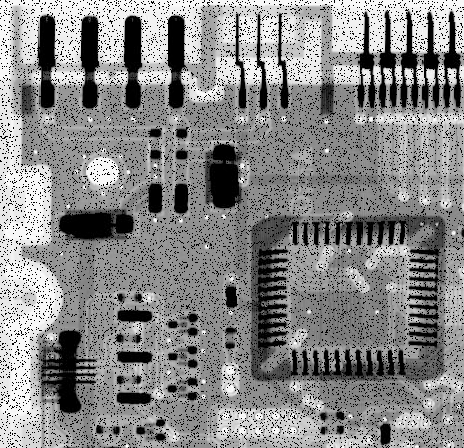
#> input picture CH05/input/Fig0508(a)(circuit-board-pepper-prob-pt1).tif, 464 x 448 px
$ python contraharmonic-filter.py 'input/Fig0508(a)(circuit-board-pepper-prob-pt1).tif'
#> lines starting #> are read from the running program, lines starting #| are printed output that depends on the picture
### CH05/filters.py
import numpy

# [31 lines left out: functions arithmetic_mean_filter, geometric_mean_filter, harmonic_mean_filter, not called in this run]

def contraharmonic_mean_filter(img,w,h,q):
    w2 = w//2
    h2 = h//2
    out = img.copy()
    for i in range(h2,img.shape[0]-h2):
        for j in range(w2,img.shape[1]-w2):
            window = img[i-h2:i+h2+1,j-w2:j+w2+1]
            window[window<1e-9]=1e-9
            out[i,j] = numpy.sum(numpy.power(window,q+1))/(numpy.sum(numpy.power(window,q)))
    return out


# [92 lines left out: functions median_filter, max_filter, min_filter, midpoint_filter, alpha_trimmed_filter, adaptive_median_filter, not called in this run]

### CH05/contraharmonic-filter.py
import skimage
from skimage import io, filters, color
import matplotlib.pyplot as plt
import numpy as np
import math
import sys
import filters as F


def disable_tick(axs):
    for u in range(len(axs)):
        for v in range(len(axs[0])):
            axs[u,v].axes.get_xaxis().set_ticks([])
            axs[u,v].axes.get_yaxis().set_ticks([])

img1 = io.imread("input/"+"Fig0508(a)(circuit-board-pepper-prob-pt1).tif")
#> img1 is the input picture: shape (448, 464); min 0, max 255, mean 135.7
img1 = skimage.img_as_float(img1)
img2 = io.imread("input/"+"Fig0508(b)(circuit-board-salt-prob-pt1).tif")
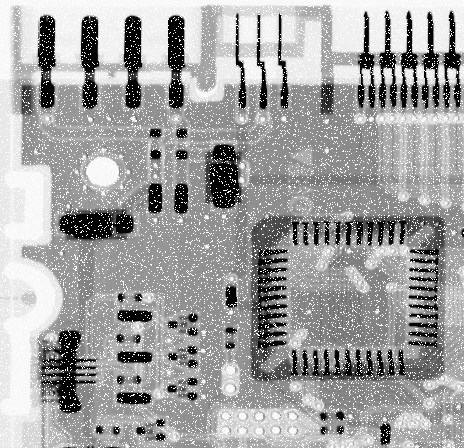
#> input picture CH05/input/Fig0508(b)(circuit-board-salt-prob-pt1).tif, 464 x 448 px
#> img2 is the input picture: shape (448, 464); min 0, max 255, mean 161.2
img2 = skimage.img_as_float(img2)


f,axs = plt.subplots(2,2,figsize=(12,9))
disable_tick(axs)

axs[0,0].imshow(img1,cmap="gray")
axs[0,0].set_title("pepper noise p=0.1")

axs[0,1].imshow(img2,cmap="gray")
axs[0,1].set_title("salt noise p=0.1")

img3 = F.contraharmonic_mean_filter(img1,3,3,1.5)
#> after the loop in contraharmonic_mean_filter, `for i in range(h2,img.shape[0]-h2):`:
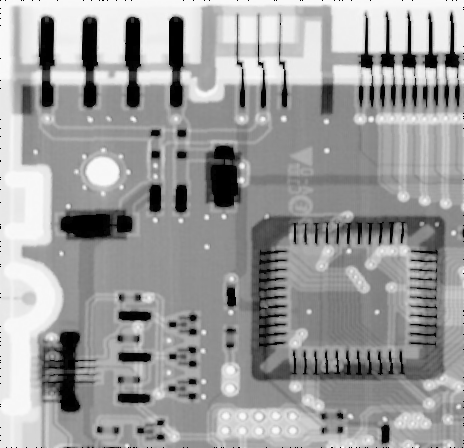
#> out: shape (448, 464) float64; min 0, max 1, mean 0.613
#> img1: shape (448, 464) float64; min 1e-09, max 1, mean 0.532
axs[1,0].imshow(img3,cmap="gray")
axs[1,0].set_title("a & contraharmonic Q=1.5")

img4 = F.contraharmonic_mean_filter(img2,3,3,-1.5)
#> call 2 of contraharmonic_mean_filter, with w = 3, h = 3, q = -1.5
#> after the loop in contraharmonic_mean_filter (call 2), `for i in range(h2,img.shape[0]-h2):`:
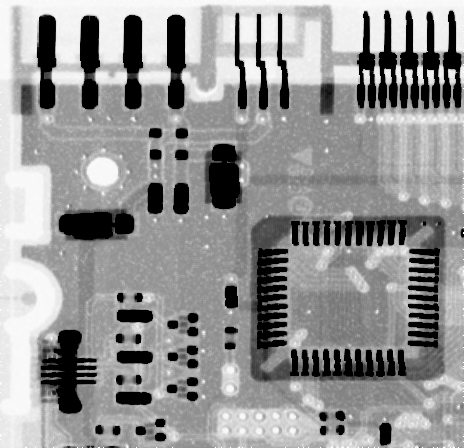
#> out: shape (448, 464) float64; min 0, max 1, mean 0.581
#> img2: shape (448, 464) float64; min 1e-09, max 1, mean 0.632
axs[1,1].imshow(img4,cmap="gray")
axs[1,1].set_title("b & contraharmonic Q=-1.5")


plt.savefig("output/"+sys.argv[0][:-2]+"png")
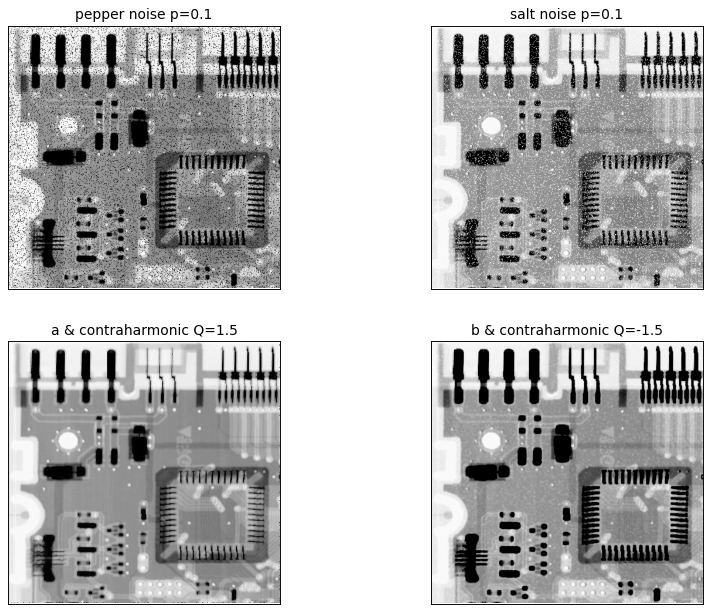
#> figure drawn by matplotlib, 4 panels
plt.show()
